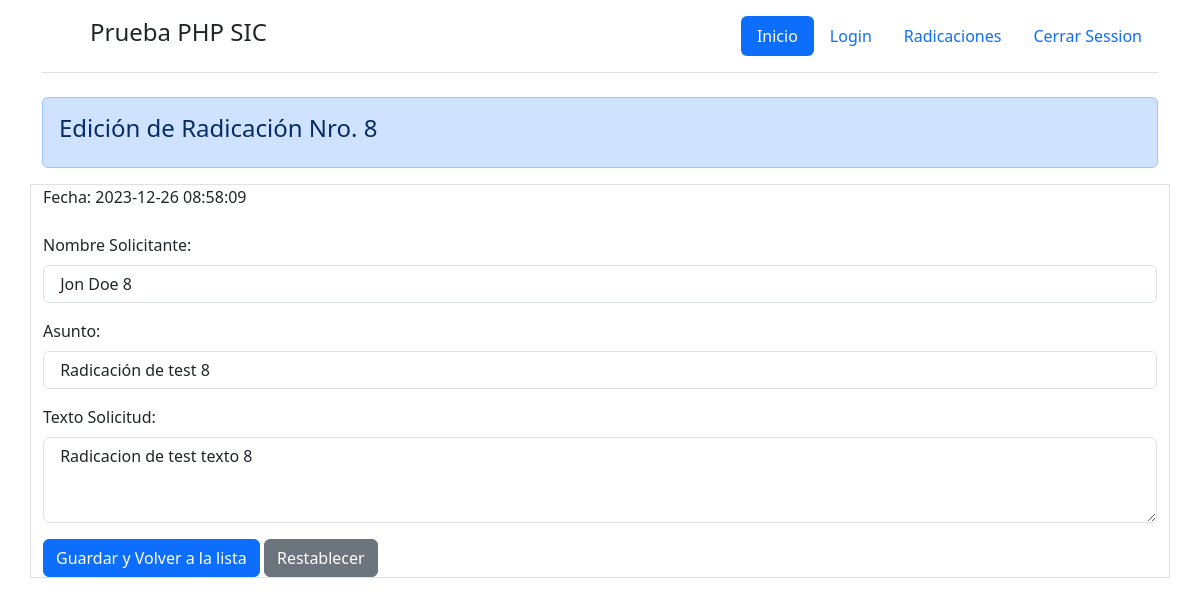
Page /index.php?action=radicaciones_edit&id=8 (signed in) on the committed database.
### tables this page shows
CREATE TABLE `radicaciones` (
  `id` INT(11) NOT NULL AUTO_INCREMENT,
  `nombre_solicitante`  VARCHAR(255),
  `fecha` DATETIME DEFAULT NOW(),
  `asunto`  VARCHAR(255),
  `texto_solicitud` text,
  `usuario_crea_id` int(11),
  `usuario_edita_id` int(11),
  INDEX(usuario_crea_id),
  CONSTRAINT `radicaciones_usuario_crea_id` FOREIGN KEY(usuario_crea_id) REFERENCES usuarios(id),
PRIMARY KEY (`id`)
);

### models/Radicacion.php (called while the page is built, shortened)
<?php
class Radicacion extends AppModel
{
  static $table_name = 'radicaciones';
  public static function findById($id){
    $Radicacion = null;
    if((int)$id >  0){
      $q = "SELECT id, nombre_solicitante, fecha, asunto, texto_solicitud, usuario_crea_id, usuario_edita_id
            FROM ".self::$table_name."
            WHERE id = ".(int)$id."";
      $result = self::$connection->query($q);
      if($result->num_rows > 0){
        $row = $result->fetch_assoc();
        $Radicacion = (object)$row;
      }
    }
    return $Radicacion;
  }
}

### controllers/RadicacionesEdit.php (called while the page is built)
<?php
      if( $_SESSION['logged_in']){
        $Radicacion = Radicacion::findById($_GET['id']);
        $defaults = [
          'id' => $Radicacion->id,
          'nombre_solicitante' => $Radicacion->nombre_solicitante,
          'fecha' => $Radicacion->fecha,
          'asunto' => $Radicacion->asunto,
          'texto_solicitud' => $Radicacion->texto_solicitud,
          'usuario_crea_id' => $Radicacion->usuario_crea_id,
          'usuario_edita_id' => $Radicacion->usuario_edita_id,
        ];
      }else{
        header('Location: index.php?action=login_failed&msg=Para acceder a esta seccion debe estar autenticado');
      }

### views/forms/_radicaciones.php (the view, shortened to what this page needs)
<div class="container border">
  <form method="POST" action="index.php?action=radicaciones_save">
    <div class="mb-3">
      <label for="nombre_solicitante" class="form-label">Fecha:</label>
      <?= $defaults['fecha'] ?>
    </div>
    <div class="mb-3">
      <label for="nombre_solicitante" class="form-label">Nombre Solicitante:</label>
      <input type="text" class="form-control" name="data[nombre_solicitante]" id="nombre_solicitante" placeholder="Nombre Solicitante" maxlength="255" required="" value="<?= $defaults['nombre_solicitante'] ?>">
    </div>
    <div class="mb-3">
      <label for="asunto" class="form-label">Asunto:</label>
      <input type="text" class="form-control" name="data[asunto]" id="asunto" placeholder="Asunto" maxlength="255" required="" value="<?= $defaults['asunto'] ?>">
    </div>
    <div class="mb-3">
      <label for="texto_solicitud" class="form-label">Texto Solicitud:</label>
      <textarea class="form-control" id="texto_solicitud" name="data[texto_solicitud]" rows="3" required=""  maxlength="255" ><?= $defaults['texto_solicitud'] ?></textarea>
    </div>
    <button type="submit" class="btn btn-primary">Guardar y Volver a la lista</button>
    <button type="reset" class="btn btn-secondary">Restablecer</button>
  </form>
</div>

### views/radicaciones_edit.php
<div class="container">
  <div class="alert alert-primary" role="alert">
    <h4>Edición de Radicación Nro. <?= $Radicacion->id ?></h4>
  </div>
</div>
<?php
 include ROOT_PATH."/views/forms/_radicaciones.php";
?>

### rows in the picture
radicaciones: id "8", fecha "2023-12-26 08:58:09", nombre_solicitante "Jon Doe 8", asunto "Radicación de test 8", texto_solicitud "Radicacion de test texto 8"
